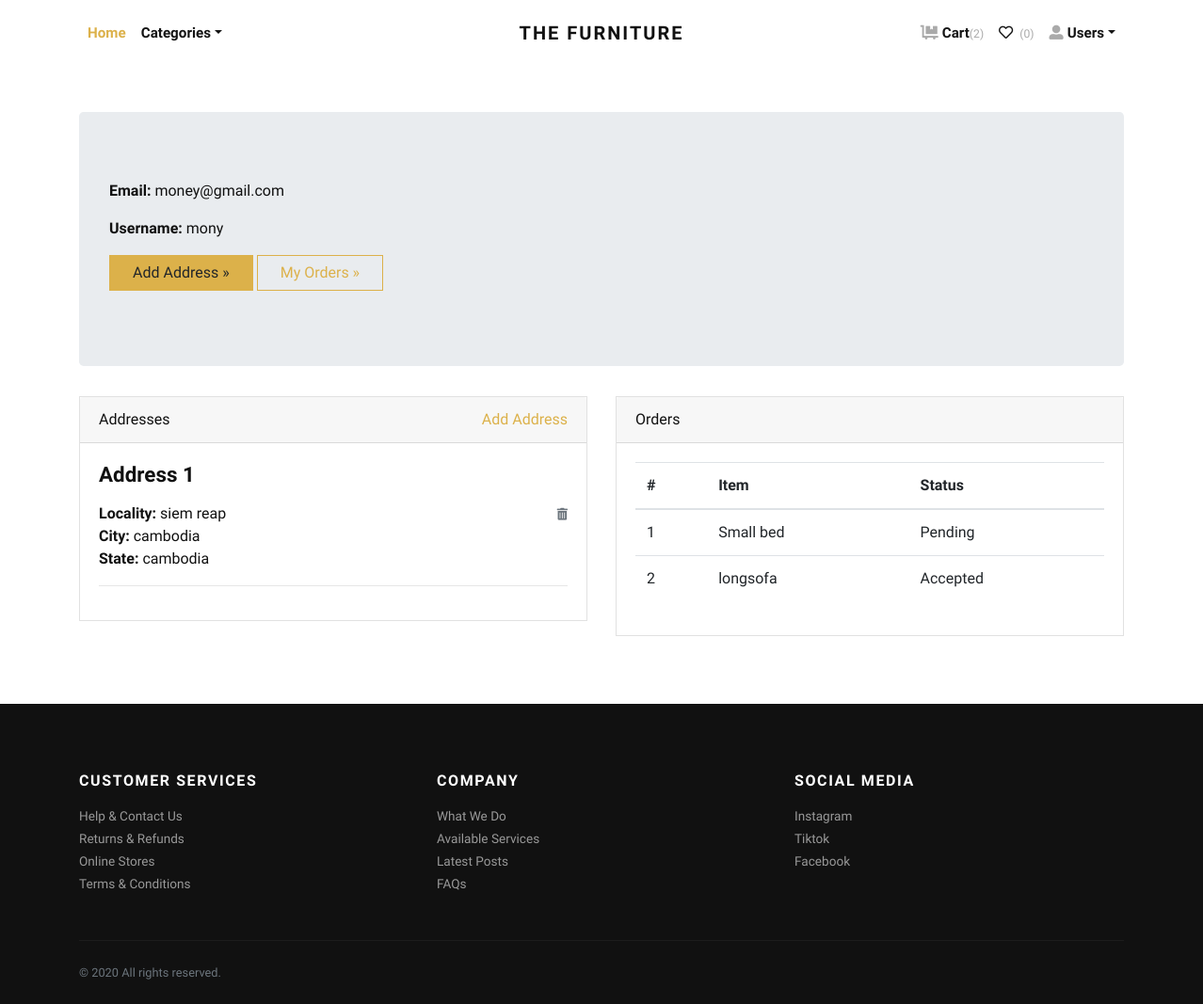
Page /accounts/profile/ (signed in) on the earlier database version.
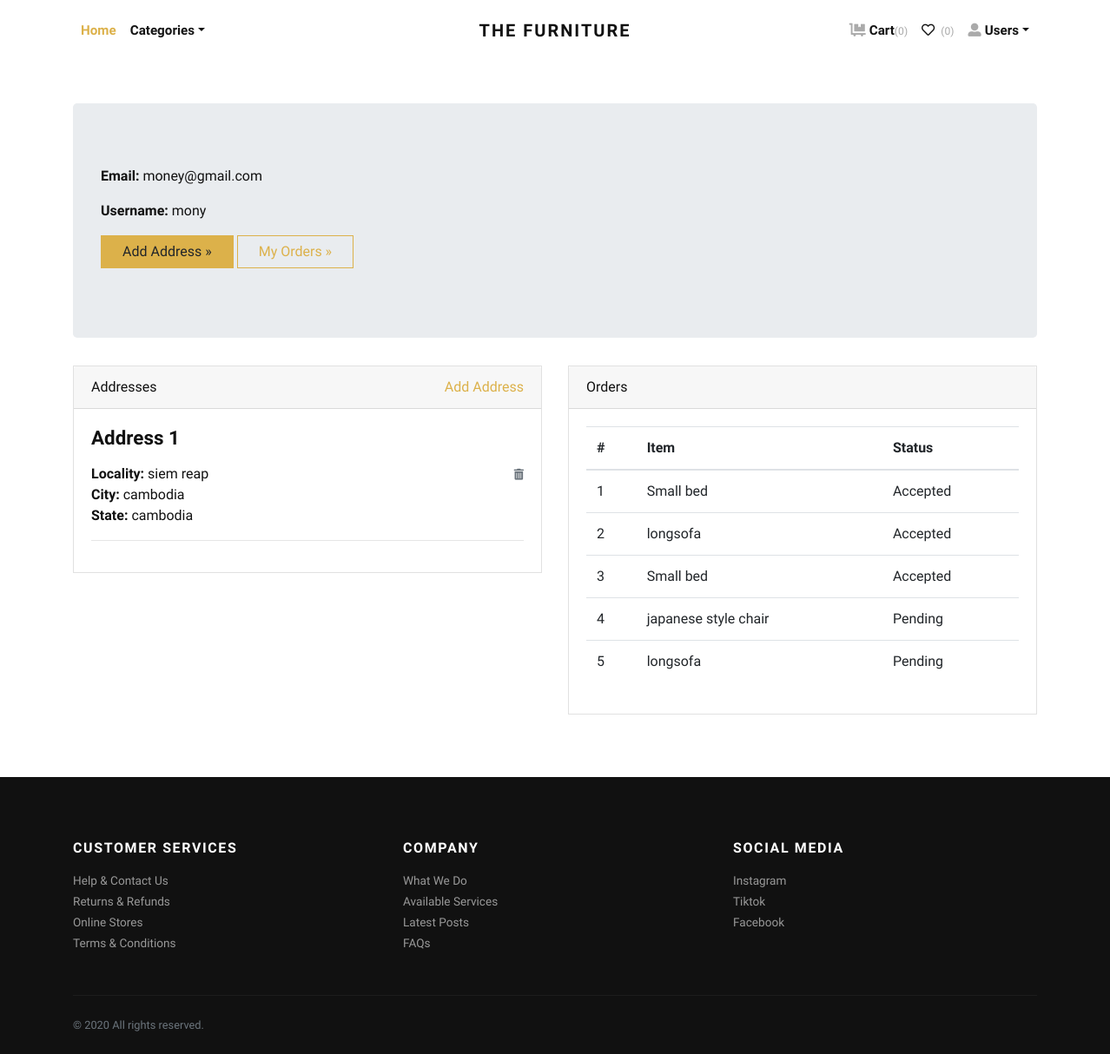
Same page on the later database version.
### store/models.py (models this page shows, shortened)
class Address(models.Model):
    user = models.ForeignKey(User, verbose_name="User", on_delete=models.CASCADE)
    locality = models.CharField(max_length=150, verbose_name="Nearest Location")
    city = models.CharField(max_length=150, verbose_name="City")
    state = models.CharField(max_length=150, verbose_name="State")

class Order(models.Model):
    user = models.ForeignKey(User, verbose_name="User", on_delete=models.CASCADE)
    address = models.ForeignKey(Address, verbose_name="Shipping Address", on_delete=models.CASCADE)
    product = models.ForeignKey(Product, verbose_name="Product", on_delete=models.CASCADE)
    quantity = models.PositiveIntegerField(verbose_name="Quantity")
    payment_method = models.CharField(
        max_length=10,
        default="COD"
    )
    payment_proof = models.ImageField(
        upload_to='payment_proofs',
        blank=True,
        null=True,
        verbose_name="Payment Proof Screenshot"
    )
    payment_status = models.CharField(
        choices=PAYMENT_STATUS_CHOICES,
        max_length=20,
        default="Pending",
        verbose_name="Payment Verification Status"
    )
    payment_verified_at = models.DateTimeField(
        blank=True,
        null=True,
        verbose_name="Payment Verified Date"
    )
    admin_notes = models.TextField(
        blank=True,
        null=True,
        verbose_name="Admin Notes"
    )
    ordered_date = models.DateTimeField(auto_now_add=True, verbose_name="Ordered Date")
    status = models.CharField(
        choices=STATUS_CHOICES,
        max_length=50,
        default="Pending"
    )

class Product(models.Model):
    title = models.CharField(max_length=150, verbose_name="Product Title")
    slug = models.SlugField(max_length=160, verbose_name="Product Slug")
    sku = models.CharField(max_length=255, unique=True, verbose_name="Unique Product ID (SKU)")
    short_description = models.TextField(verbose_name="Short Description")
    detail_description = models.TextField(blank=True, null=True, verbose_name="Detail Description")
    product_image = models.ImageField(upload_to='product', blank=True, null=True, verbose_name="Product Image")
    price = models.DecimalField(max_digits=8, decimal_places=2)
    category = models.ForeignKey(Category, verbose_name="Product Categoy", on_delete=models.CASCADE)
    is_active = models.BooleanField(verbose_name="Is Active?")
    is_featured = models.BooleanField(verbose_name="Is Featured?")
    created_at = models.DateTimeField(auto_now_add=True, verbose_name="Created Date")
    updated_at = models.DateTimeField(auto_now=True, verbose_name="Updated Date")
    class Meta:
        verbose_name_plural = 'Products'
        ordering = ('-created_at', )

### store/views.py (the view)
# urls.py: path('accounts/profile/', views.profile, name="profile"),
@login_required
def profile(request):
    addresses = Address.objects.filter(user=request.user)
    orders = Order.objects.filter(user=request.user)
    return render(request, 'account/profile.html', {
        'addresses': addresses,
        'orders': orders
    })

### store/context_preprocessors.py (called while the page is built)
def store_menu(request):
    categories = Category.objects.filter(is_active=True)
    context = {
        'categories_menu': categories,
    }
    return context

def cart_menu(request):
    if request.user.is_authenticated:
        cart_items= Cart.objects.filter(user=request.user)
        context = {
            'cart_items': cart_items,
        }
    else:
        context = {}
    return context

### templates/account/profile.html (shortened to what this page needs)
{% extends 'base.html' %}
{% load static %}
    {% block content %}
      <div class="container py-5">
        <div class="jumbotron">
          <p><strong>Email:</strong> {{request.user.email}}</p>
          <p><strong>Username:</strong> {{request.user.username}}</p>
          <p><a class="btn btn-primary btn-large" href="{% url 'store:add-address' %}">Add Address »</a> <a class="btn btn-outline-primary btn-large" href="#">My Orders »</a></p>
        </div>
        <div class="row">
          <div class="col-lg-6">
            <div class="card mb-4" id="headings">
              <div class="card-header">Addresses <span class="float-right"><a href="{% url 'store:add-address' %}">Add Address</a></span></div>
              <div class="card-body">
                {% if addresses %}
                    {% for address in addresses %}
                        <h4 class="mb-3">Address {{forloop.counter}}</h4>
                        <span class="float-right"><a href="{% url 'store:remove-address' address.id %}"><i class="fas fa-trash-alt small text-muted"></i></a></span>
                        <p>
                            <strong>Locality: </strong>{{address.locality}} <br>
                            <strong>City: </strong>{{address.city}} <br>
                            <strong>State: </strong>{{address.state}} <br>
                        </p>
                        <hr>
                    {% endfor %}
                {% else %}
                <div class="text-danger">
                  Address not Added.
                </div>
                {% endif %}
              </div>
            </div>
          </div>
          <div class="col-lg-6">
            <div class="card mb-4" id="tables">
              <div class="card-header">Orders</div>
              <div class="card-body">
                <table class="table table-hover">
                  <thead>
                    <tr>
                      <th>#</th>
                      <th>Item</th>
                      <th>Status</th>
                    </tr>
                  </thead>
                  <tbody>
                    {% if orders %}
                      {% for order in orders %}
                        <tr>
                          <td>{{forloop.counter}}</td>
                          <td>{{order.product.title}}</td>
                          <td>
                            {{order.status}}
                          </td>
                        </tr>
                      {% endfor %}
                    {% else %}
                    <tr>
                      <td class="text-danger" colspan="3">You've not Ordered anything yet.</td>
                    </tr>
                    {% endif %}
                  </tbody>
                </table>
              </div>
            </div>
          </div>
        </div>
      </div>
{% endblock content %}

Differences in the rows shown:
changed Order (number 1 of 5 on the later page): status "Pending" → "Accepted"
added Order: product "Small bed", status "Accepted"
added Order: product "japanese style chair", status "Pending"
added Order: product "longsofa", status "Pending"
Other differences:
{{ cart_items.count }}: "2" → "0"
